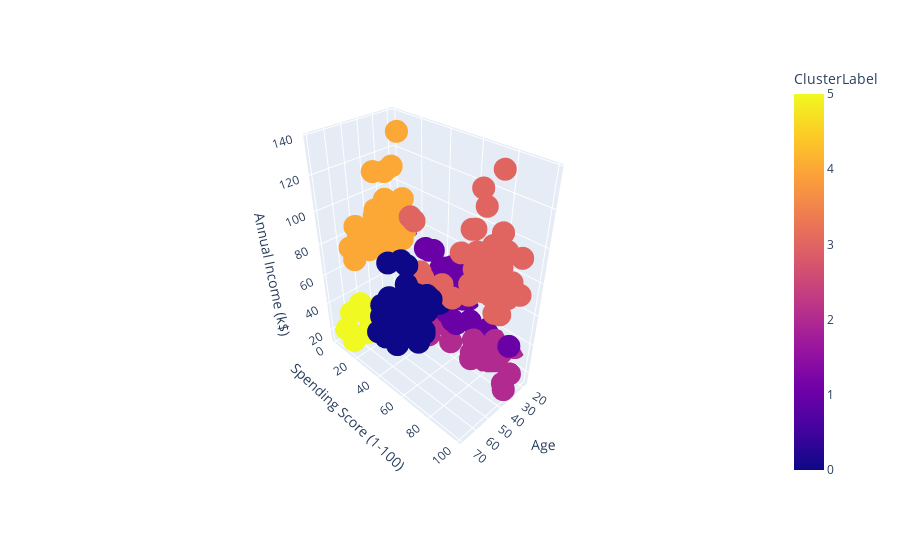

Notebook code for this chart:
### Code cell
fig1 = px.scatter_3d(data_frame=data1, x="Age", y='Spending Score (1-100)', z='Annual Income (k$)'  ,color='ClusterLabel', height=550)
fig1.show()

### Figure 1 — Plotly figure (JSON) as saved in the notebook; plotly's stock layout.template omitted (floating-point values rounded to 4 significant figures; data arrays with more than 128 entries replaced by an {"elided": "..."} marker saying what was removed)
{"data": [{"hovertemplate": "Age=%{x}<br>Spending Score (1-100)=%{y}<br>Annual Income (k$)=%{z}<br>ClusterLabel=%{marker.color}<extra></extra>", "legendgroup": "", "marker": {"color": {"elided": "200 int values"}, "coloraxis": "coloraxis", "symbol": "circle"}, "mode": "markers", "name": "", "scene": "scene", "showlegend": false, "type": "scatter3d", "x": {"elided": "200 int values"}, "y": {"elided": "200 int values"}, "z": {"elided": "200 int values"}}], "layout": {"autosize": true, "coloraxis": {"colorbar": {"title": {"text": "ClusterLabel"}}, "colorscale": [[0, "#0d0887"], [0.1111, "#46039f"], [0.2222, "#7201a8"], [0.3333, "#9c179e"], [0.4444, "#bd3786"], [0.5556, "#d8576b"], [0.6667, "#ed7953"], [0.7778, "#fb9f3a"], [0.8889, "#fdca26"], [1, "#f0f921"]]}, "legend": {"tracegroupgap": 0}, "margin": {"t": 60}, "scene": {"aspectmode": "auto", "aspectratio": {"x": 0.6093, "y": 1.148, "z": 1.429}, "camera": {"center": {"x": 0, "y": 0, "z": 0}, "eye": {"x": 1.638, "y": 1.638, "z": 1.638}, "projection": {"type": "perspective"}, "up": {"x": 0, "y": 0, "z": 1}}, "domain": {"x": [0, 1], "y": [0, 1]}, "xaxis": {"title": {"text": "Age"}, "type": "linear"}, "yaxis": {"title": {"text": "Spending Score (1-100)"}, "type": "linear"}, "zaxis": {"title": {"text": "Annual Income (k$)"}, "type": "linear"}}}}
